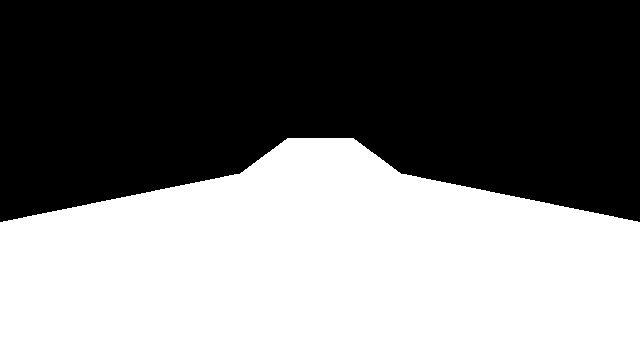
#> input picture Data/ground_truth.png, 640 x 360 px; its folder holds 5 pictures in this run
$ jupyter execute --allow-errors PrepareResults.ipynb
#> lines starting #> are read from the running program, lines starting #| are printed output that depends on the picture; after the words box and inside, x2 and y2 are one past the last pixel; in counts of white or black regions, pixels touching at a corner belong together; long printed decimals are rounded
<h1>Table of Contents<span class="tocSkip"></span></h1>
<div class="toc"><ul class="toc-item"></ul></div>

[cell 1]
import cv2
import os
import glob
import tqdm

# Запись процесса работы RAG

[cell 2]
data_dir  = os.getcwd() + "/../Data"
i8r_dir = data_dir + '/Res/debug.depth_sample.pointlike'
segm_img_mask = i8r_dir + '/segm_*.png'
list_of_files = filter(os.path.isfile, glob.glob(segm_img_mask))
list_of_files = sorted( list_of_files,
                        key = os.path.getmtime)[::10]

report_dir = data_dir + "/Report"

#> (a cell that did not finish here is left out)

[cell 4]
scale_coef = 3
#> (the rest of this cell did not finish here and is left out)

# Измерение IoU

[cell 5]
import numpy as np
import matplotlib.pyplot as plt
gt = cv2.imread(data_dir + "/ground_truth.png", cv2.IMREAD_GRAYSCALE)
#> gt: shape (360, 640); 48.5% white; 1 white region, box (x1, y1, x2, y2) and area: (0, 138, 640, 360) 111812

def IoU(mask1, mask2):
    i_img = cv2.bitwise_and(mask1, mask2)
    u_img = cv2.bitwise_or(mask1, mask2)
    i = np.sum(i_img)
    u = np.sum(u_img)
    dbg = np.stack((i_img * 0, i_img, u_img * (i_img == 0)), axis=2)
    return i * 1. / u, dbg

[cell 6]
ransac_mask = cv2.imread(data_dir + "/RANSAC_mask.png", cv2.IMREAD_GRAYSCALE)
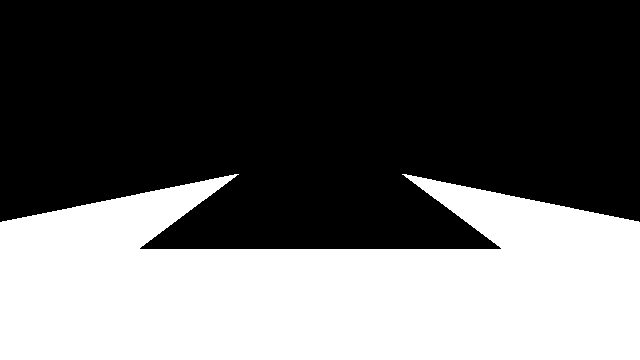
#> input picture Data/Report/RANSAC_mask.png, 640 x 360 px, found by its file name
#> ransac_mask: shape (360, 640); 38.2% white; 1 white region, box (x1, y1, x2, y2) and area: (0, 174, 640, 360) 88028
iou_val, iou_debug = IoU(gt, ransac_mask)
#> in IoU, `i_img = cv2.bitwise_and(mask1, mask2)`: i_img: shape (360, 640); 38.2% white; 1 white region, box (x1, y1, x2, y2) and area: (0, 174, 640, 360) 87999
#> in IoU, `u_img = cv2.bitwise_or(mask1, mask2)`: u_img: shape (360, 640); 48.5% white; 1 white region, box (x1, y1, x2, y2) and area: (0, 138, 640, 360) 111841
#> in IoU, `i = np.sum(i_img)`: i = 22439745
#> in IoU, `u = np.sum(u_img)`: u = 28519455
#> in IoU, `dbg = np.stack((i_img * 0, i_img, u_img * (i_img == 0)), axis=2)`:
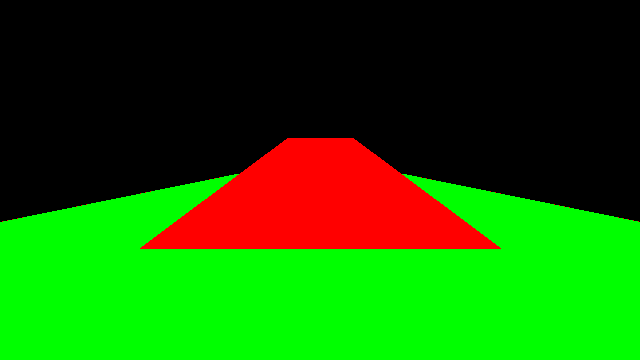
#> dbg: shape (360, 640, 3); mean of channels 0, 1, 2 0, 97.4, 26.4; drawn as B, G, R
#> iou_val = 0.787
print("RANSAC IoU:", iou_val)
#| RANSAC IoU: 0.7868
cv2.imwrite(report_dir + "/RANSAC_iou_img.png", iou_debug)
#> Out = True

[cell 7]
rag_mask = cv2.imread(data_dir + "/RAG_mask.png", cv2.IMREAD_GRAYSCALE)
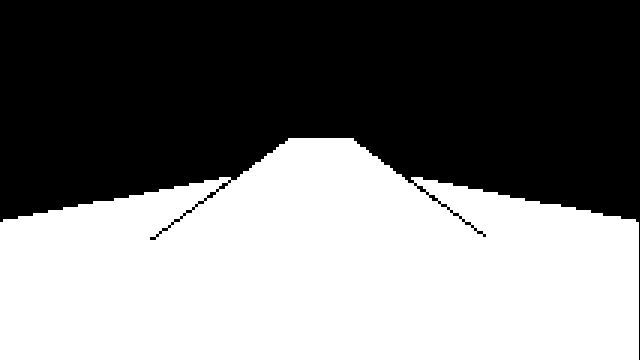
#> input picture Data/RAG_mask.png, 640 x 360 px
#> rag_mask: shape (360, 640); 48.1% white; 1 white region, box (x1, y1, x2, y2) and area: (0, 138, 639, 360) 110817
iou_val, iou_debug = IoU(gt, rag_mask)
#> in IoU (call 2), `i_img = cv2.bitwise_and(mask1, mask2)`:
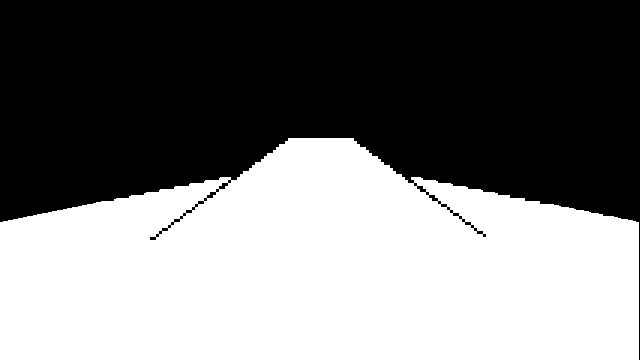
#> i_img: shape (360, 640); 48% white; 1 white region, box (x1, y1, x2, y2) and area: (0, 138, 639, 360) 110649
#> in IoU (call 2), `u_img = cv2.bitwise_or(mask1, mask2)`:
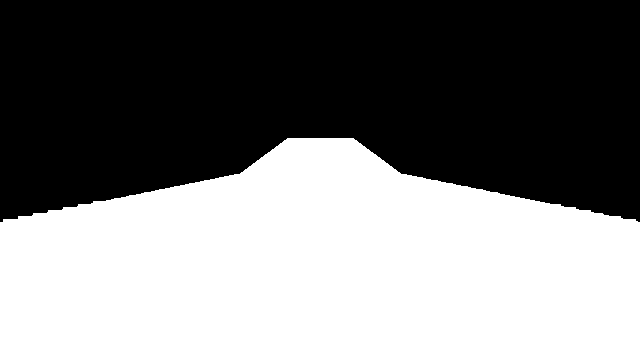
#> u_img: shape (360, 640); 48.6% white; 1 white region, box (x1, y1, x2, y2) and area: (0, 138, 640, 360) 111980
#> in IoU (call 2), `i = np.sum(i_img)`: i = 28215495
#> in IoU (call 2), `u = np.sum(u_img)`: u = 28554900
#> in IoU (call 2), `dbg = np.stack((i_img * 0, i_img, u_img * (i_img == 0)), axis=2)`:
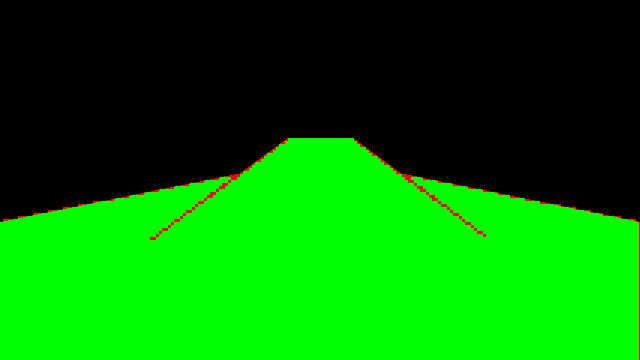
#> dbg: shape (360, 640, 3); mean of channels 0, 1, 2 0, 122.5, 1.5; drawn as B, G, R
#> iou_val = 0.988
print("RAG IoU:", iou_val)
#| RAG IoU: 0.9881
cv2.imwrite(report_dir + "/RAG_iou_img.png", iou_debug)
#> Out = True
